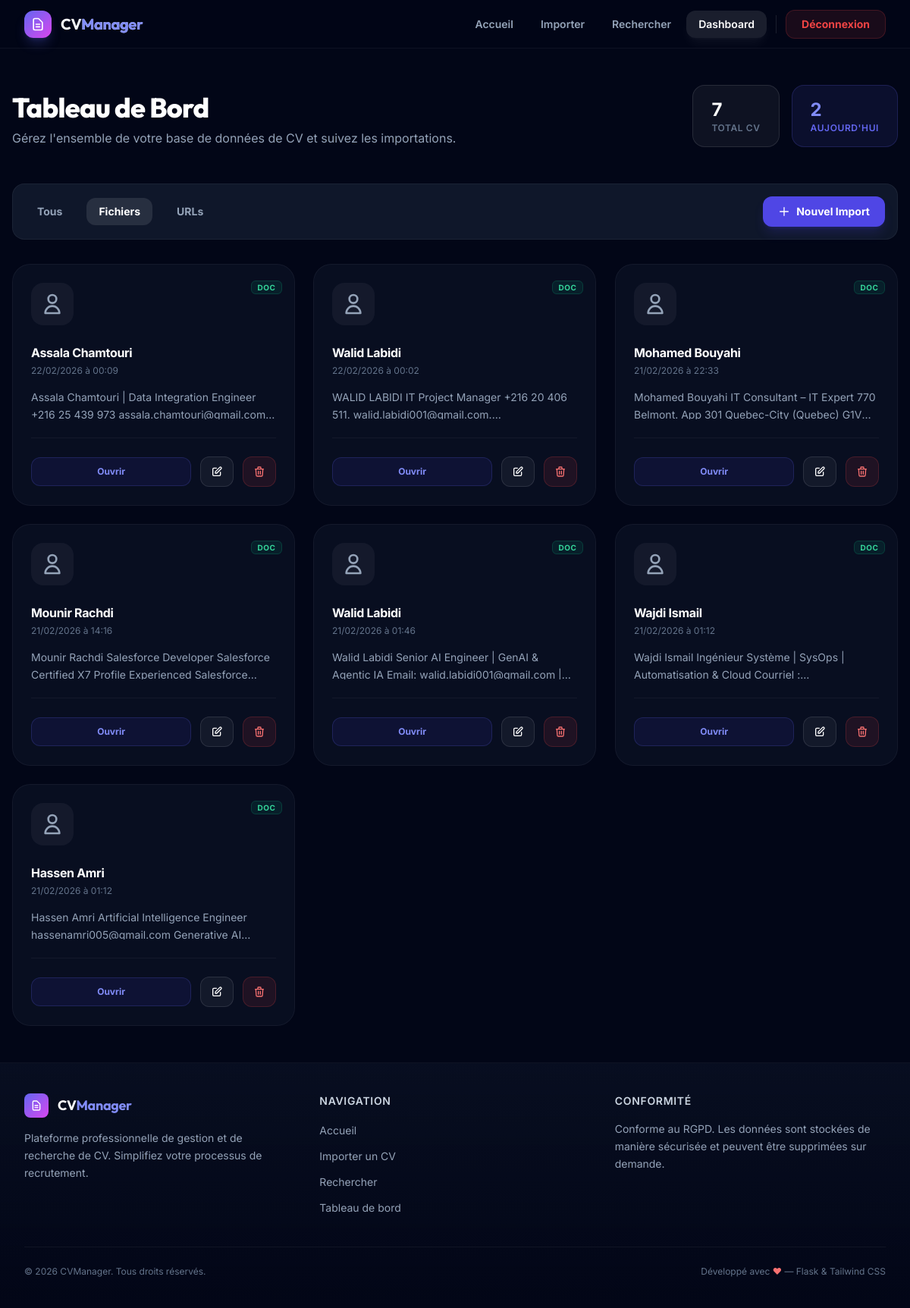
The page /dashboard?type=file (signed in) on the database its author committed.
### tables this page shows
CREATE TABLE cvs (
            id INTEGER PRIMARY KEY AUTOINCREMENT,
            filename TEXT NOT NULL,
            original_filename TEXT,
            file_type TEXT DEFAULT 'file',
            url TEXT,
            text TEXT,
            metadata_json TEXT DEFAULT '{}',
            created_at DATETIME DEFAULT CURRENT_TIMESTAMP,
            updated_at DATETIME DEFAULT CURRENT_TIMESTAMP
        );

### app.py (the view)
@app.route('/dashboard')
@login_required
def dashboard():
    page = request.args.get('page', 1, type=int)
    filter_type = request.args.get('type', '')
    cvs, total, total_pages = get_all_cvs(page=page, file_type=filter_type)
    stats = get_stats()
    return render_template(
        'dashboard.html',
        cvs=cvs,
        total=total,
        page=page,
        total_pages=total_pages,
        stats=stats,
        filter_type=filter_type
    )

### app.py (called while the page is built)
def login_required(f):
    @wraps(f)
    def decorated_function(*args, **kwargs):
        if not session.get('logged_in'):
            flash('Veuillez vous connecter pour accéder à cette page.', 'warning')
            return redirect(url_for('login'))
        return f(*args, **kwargs)
    return decorated_function

def get_text_preview(text, max_length=200):
    if not text:
        return "Aucun contenu extrait"
    text = ' '.join(text.split())  # Normalize whitespace
    if len(text) <= max_length:
        return text
    return text[:max_length].rsplit(' ', 1)[0] + '…'

@app.template_filter('preview')
def preview_filter(text, length=200):
    return get_text_preview(text, length)

@app.template_filter('from_json')
def from_json_filter(value):
    try:
        return json.loads(value) if value else {}
    except (json.JSONDecodeError, TypeError):
        return {}

@app.template_filter('format_date')
def format_date_filter(value):
    if not value:
        return ''
    try:
        dt = datetime.strptime(str(value), '%Y-%m-%d %H:%M:%S')
        return dt.strftime('%d/%m/%Y à %H:%M')
    except ValueError:
        return str(value)

### database.py (called while the page is built)
def get_db():
    conn = sqlite3.connect(DATABASE_PATH)
    conn.row_factory = sqlite3.Row
    conn.execute("PRAGMA journal_mode=WAL")
    return conn

def get_all_cvs(page=1, per_page=12, file_type=None):
    conn = get_db()
    offset = (page - 1) * per_page
    query_params = []
    where_clause = ""
    if file_type in ['file', 'url']:
        where_clause = "WHERE file_type = ?"
        query_params.append(file_type)
    total_query = f'SELECT COUNT(*) FROM cvs {where_clause}'
    total = conn.execute(total_query, query_params).fetchone()[0]
    results_query = f'SELECT * FROM cvs {where_clause} ORDER BY created_at DESC LIMIT ? OFFSET ?'
    cvs = conn.execute(results_query, query_params + [per_page, offset]).fetchall()
    conn.close()
    total_pages = (total + per_page - 1) // per_page
    return cvs, total, total_pages

### templates/dashboard.html (shortened to what this page needs)
{% extends 'base.html' %}
{% block content %}
<div class="max-w-7xl mx-auto px-4 py-12">
    <div class="flex flex-col lg:flex-row lg:items-end justify-between gap-8 mb-12">
        <div>
            <h1 class="text-4xl font-display font-extrabold text-white mb-2">Tableau de Bord</h1>
            <p class="text-surface-400">Gérez l'ensemble de votre base de données de CV et suivez les importations.</p>
        </div>
        <div class="flex gap-4">
            <div class="px-6 py-4 rounded-2xl bg-white/5 border border-white/10">
                <div class="text-2xl font-bold text-white">{{ stats.total }}</div>
                <div class="text-xs font-semibold text-surface-500 uppercase tracking-wider">Total CV</div>
            </div>
            <div class="px-6 py-4 rounded-2xl bg-brand-500/10 border border-brand-500/20">
                <div class="text-2xl font-bold text-brand-400">{{ stats.today }}</div>
                <div class="text-xs font-semibold text-brand-500 uppercase tracking-wider">Aujourd'hui</div>
            </div>
        </div>
    </div>
    <div
        class="flex flex-col md:flex-row md:items-center justify-between gap-6 mb-8 bg-surface-900 border border-white/5 p-4 rounded-2xl">
        <div class="flex items-center gap-4">
            <a href="{{ url_for('dashboard') }}"
                class="px-4 py-2 rounded-xl text-sm font-bold transition-all {% if not filter_type %}bg-white/10 text-white{% else %}text-surface-400 hover:text-white hover:bg-white/5{% endif %}">Tous</a>
            <a href="{{ url_for('dashboard', type='file') }}"
                class="px-4 py-2 rounded-xl text-sm font-bold transition-all {% if filter_type == 'file' %}bg-white/10 text-white{% else %}text-surface-400 hover:text-white hover:bg-white/5{% endif %}">Fichiers</a>
            <a href="{{ url_for('dashboard', type='url') }}"
                class="px-4 py-2 rounded-xl text-sm font-bold transition-all {% if filter_type == 'url' %}bg-white/10 text-white{% else %}text-surface-400 hover:text-white hover:bg-white/5{% endif %}">URLs</a>
        </div>
        <a href="{{ url_for('upload') }}"
            class="inline-flex items-center gap-2 px-5 py-2.5 bg-brand-600 hover:bg-brand-500 text-white text-sm font-bold rounded-xl transition-all shadow-lg shadow-brand-600/20">
            <svg class="w-4 h-4" fill="none" stroke="currentColor" viewBox="0 0 24 24">
                <path stroke-linecap="round" stroke-linejoin="round" stroke-width="2" d="M12 4v16m8-8H4" />
            </svg>
            Nouvel Import
        </a>
    </div>
    {% if cvs %}
    <div class="grid grid-cols-1 md:grid-cols-2 lg:grid-cols-3 xl:grid-cols-4 gap-6">
        {% for cv in cvs %}
        {% set meta = cv.metadata_json|from_json %}
        <div class="group relative bg-surface-900/50 border border-white/5 hover:border-brand-500/30 rounded-3xl p-6 transition-all duration-300 animate-scale-in hover:-translate-y-1 hover:shadow-2xl hover:shadow-brand-500/10 cursor-pointer"
            onclick="if(!window.preventClick) location.href='{{ url_for('view_cv', cv_id=cv.id) }}'"
            style="animation-delay: {{ loop.index0 * 0.03 }}s">
            <div class="absolute top-4 right-4">
                {% if cv.file_type == 'file' %}
                <span
                    class="px-2 py-0.5 rounded-md bg-emerald-500/10 text-emerald-400 text-[10px] font-bold uppercase tracking-wider border border-emerald-500/20">DOC</span>
                {% else %}
                <span
                    class="px-2 py-0.5 rounded-md bg-blue-500/10 text-blue-400 text-[10px] font-bold uppercase tracking-wider border border-blue-500/20">URL</span>
                {% endif %}
            </div>
            <div
                class="w-14 h-14 rounded-2xl bg-white/5 flex items-center justify-center text-surface-400 mb-6 group-hover:bg-brand-500/10 group-hover:text-brand-400 transition-all duration-300">
                <svg class="w-8 h-8" fill="none" stroke="currentColor" viewBox="0 0 24 24">
                    <path stroke-linecap="round" stroke-linejoin="round" stroke-width="2"
                        d="M16 7a4 4 0 11-8 0 4 4 0 018 0zM12 14a7 7 0 00-7 7h14a7 7 0 00-7-7z" />
                </svg>
            </div>
            <h3 class="font-bold text-white mb-1 truncate" title="{{ cv.original_filename }}">
                {{ meta.name if meta.name and meta.name != 'Inconnu' else cv.original_filename|preview(30) }}
            </h3>
            <p class="text-xs text-surface-500 mb-4">{{ cv.created_at|format_date }}</p>
            <p class="text-sm text-surface-400 leading-relaxed line-clamp-2 mb-6 h-10">
                {{ cv.text|preview(100) if cv.text else "Contenu en attente..." }}
            </p>
            <div class="flex items-center justify-between gap-3 pt-6 border-t border-white/5"
                onclick="window.preventClick = true; setTimeout(() => window.preventClick = false, 100)">
                <a href="{{ url_for('view_cv', cv_id=cv.id) }}"
                    class="flex-1 inline-flex items-center justify-center py-2.5 bg-brand-600/10 hover:bg-brand-600 text-brand-400 hover:text-white text-xs font-bold rounded-xl transition-all border border-brand-500/20">
                    Ouvrir
                </a>
                <a href="{{ url_for('edit_cv', cv_id=cv.id) }}"
                    class="w-11 h-10 flex items-center justify-center bg-white/5 hover:bg-white/10 text-white rounded-xl transition-all border border-white/10"
                    title="Modifier">
                    <svg class="w-4 h-4" fill="none" stroke="currentColor" viewBox="0 0 24 24">
                        <path stroke-linecap="round" stroke-linejoin="round" stroke-width="2"
                            d="M11 5H6a2 2 0 00-2 2v11a2 2 0 002 2h11a2 2 0 002-2v-5m-1.414-9.414a2 2 0 112.828 2.828L11.828 15H9v-2.828l8.586-8.586z" />
                    </svg>
                </a>
                <form action="{{ url_for('delete_cv_route', cv_id=cv.id) }}" method="POST"
                    onsubmit="return confirm('Supprimer ce CV ?')" class="contents">
                    <button type="submit"
                        class="w-11 h-10 flex items-center justify-center bg-red-500/10 hover:bg-red-500 text-red-400 hover:text-white rounded-xl transition-all border border-red-500/20"
                        title="Supprimer">
                        <svg class="w-4 h-4" fill="none" stroke="currentColor" viewBox="0 0 24 24">
                            <path stroke-linecap="round" stroke-linejoin="round" stroke-width="2"
                                d="M19 7l-.867 12.142A2 2 0 0116.138 21H7.862a2 2 0 01-1.995-1.858L5 7m5 4v6m4-6v6m1-10V4a1 1 0 00-1-1h-4a1 1 0 00-1 1v3M4 7h16" />
                        </svg>
                    </button>
                </form>
            </div>
        </div>
        {% endfor %}
    </div>
    {% endif %}
</div>
{% endblock %}

### static/css/custom.css (style rules this page uses)
h1, h2, h3, .font-display { letter-spacing: -0.02em; }

### rows shown on the page
cvs: file_type "DOC", name "Assala Chamtouri", created_at "22/02/2026 à 00:09", text|preview "Assala Chamtouri | Data Integration Engineer +216 25 439 973…"
cvs: file_type "DOC", name "Walid Labidi", created_at "22/02/2026 à 00:02", text|preview "WALID LABIDI IT Project Manager +216 20 406 511.…"
cvs: file_type "DOC", name "Mohamed Bouyahi", created_at "21/02/2026 à 22:33", text|preview "Mohamed Bouyahi IT Consultant – IT Expert 770 Belmont. App 301 Quebec-City (Quebec)…"
cvs: file_type "DOC", name "Mounir Rachdi", created_at "21/02/2026 à 14:16", text|preview "Mounir Rachdi Salesforce Developer Salesforce Certified X7 Profile Experienced…"
cvs: file_type "DOC", name "Walid Labidi", created_at "21/02/2026 à 01:46", text|preview "Walid Labidi Senior AI Engineer | GenAI & Agentic IA Email: walid.labidi001@gmail.com…"
cvs: file_type "DOC", name "Wajdi Ismail", created_at "21/02/2026 à 01:12", text|preview "Wajdi Ismail Ingénieur Système | SysOps | Automatisation & Cloud Courriel :…"
cvs: file_type "DOC", name "Hassen Amri", created_at "21/02/2026 à 01:12", text|preview "Hassen Amri Artificial Intelligence Engineer hassenamri005@gmail.com Generative…"

### other values the page prints
{{ stats.total }} "7"
{{ stats.today }} "2"
